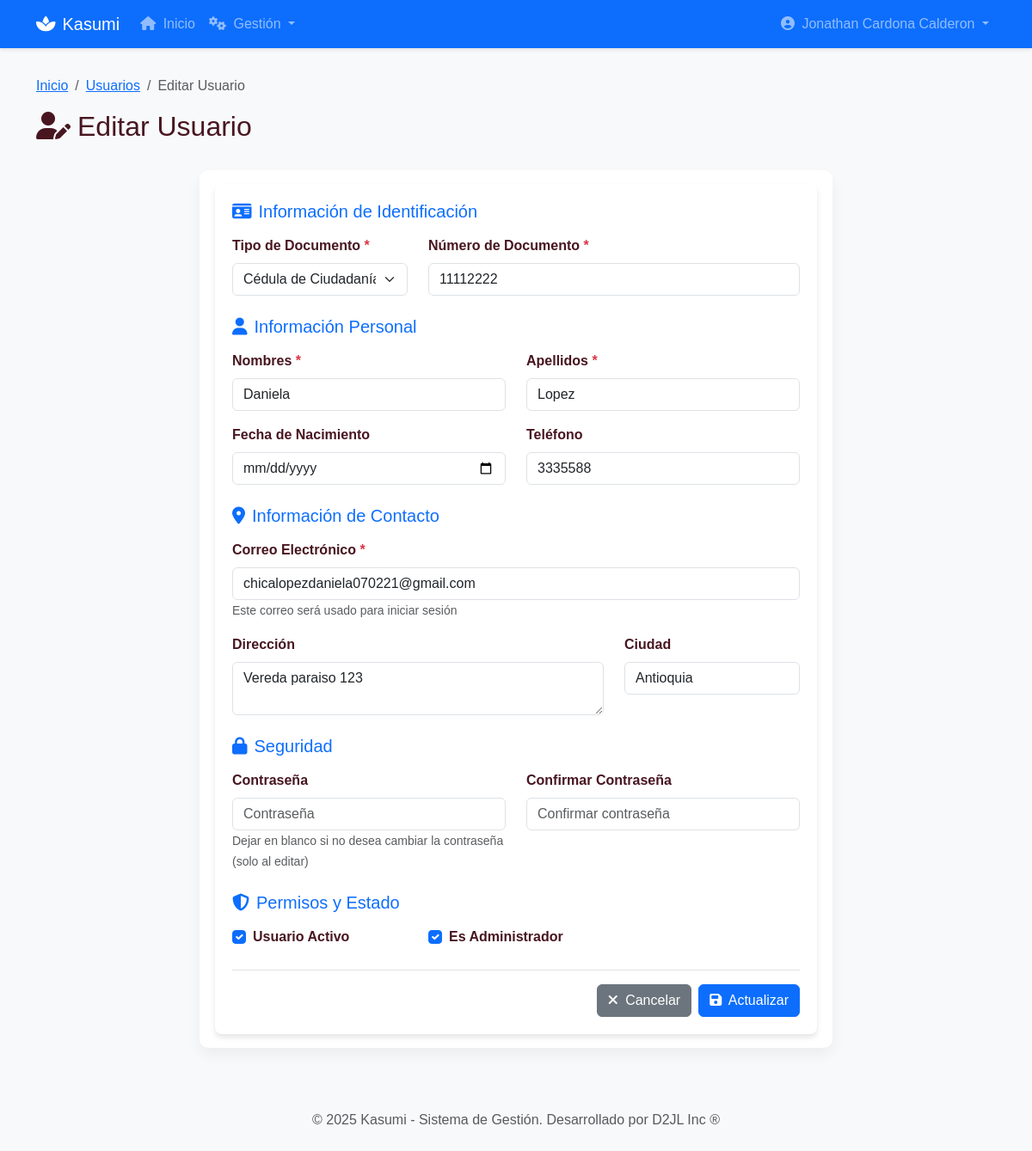
The page /usuarios/usuarios/2/editar/ (signed in) on the database as committed earlier.
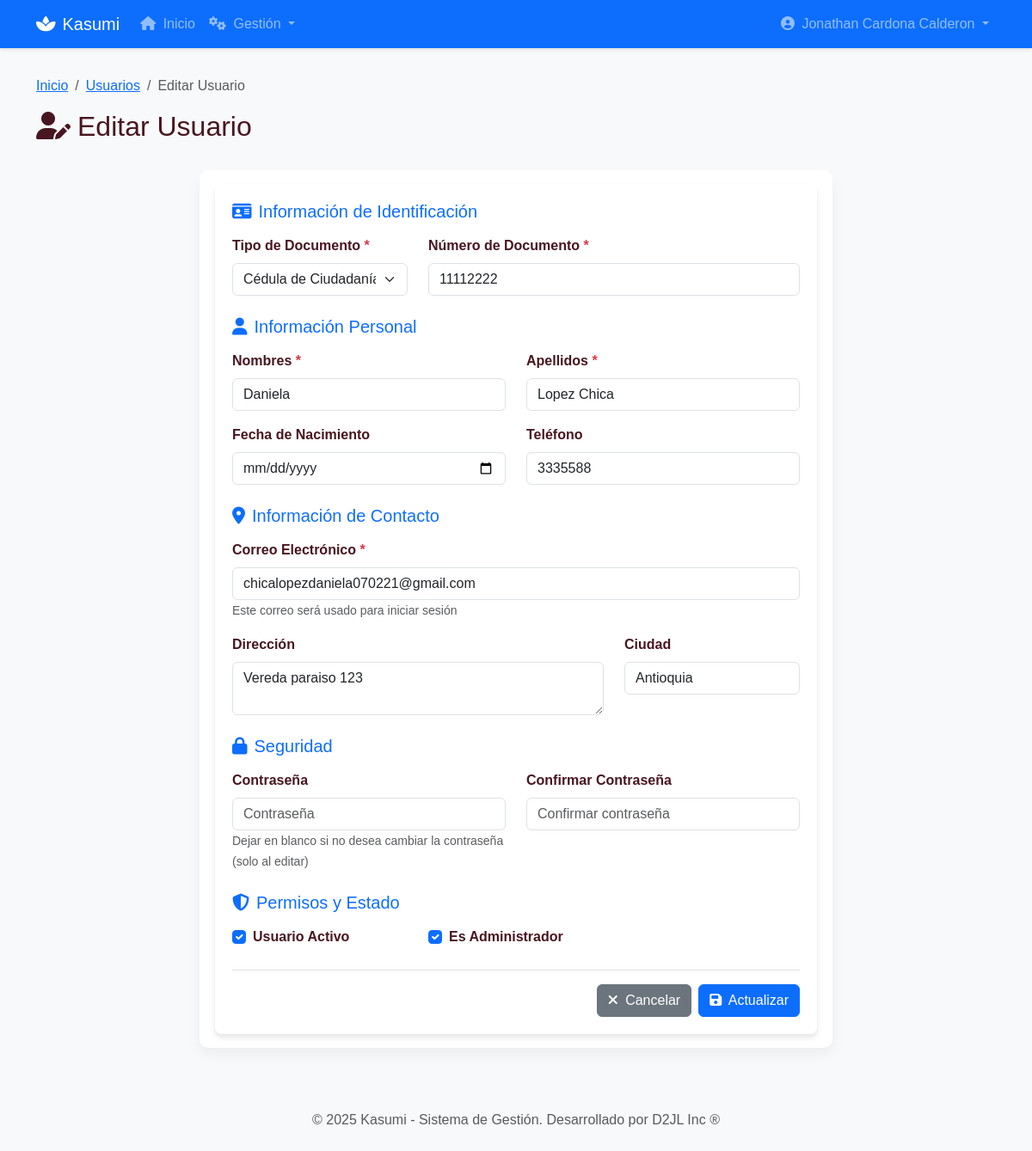
The same page on the database as committed later.
### accounts/models.py (models this page shows, shortened)
class Usuario(AbstractUser):
    TIPO_DOCUMENTO_CHOICES = [
        ('CC', 'Cédula de Ciudadanía'),
        ('CE', 'Cédula de Extranjería'),
        ('TI', 'Tarjeta de Identidad'),
        ('PAS', 'Pasaporte'),
    ]
    username = None
    email = models.EmailField(_('email address'), unique=True)
    tipo_documento = models.CharField(
        max_length=3,
        choices=TIPO_DOCUMENTO_CHOICES,
        default='CC',
        verbose_name='Tipo de Documento'
    )
    numero_documento = models.CharField(
        max_length=20,
        unique=True,
        verbose_name='Número de Documento'
    )
    telefono = models.CharField(max_length=15, blank=True, verbose_name='Teléfono')
    direccion = models.TextField(blank=True, verbose_name='Dirección')
    ciudad = models.CharField(max_length=100, blank=True, verbose_name='Ciudad')
    fecha_nacimiento = models.DateField(null=True, blank=True, verbose_name='Fecha de Nacimiento')
    USERNAME_FIELD = 'email'
    REQUIRED_FIELDS = ['numero_documento', 'first_name', 'last_name']
    objects = UsuarioManager()
    class Meta:
        verbose_name = 'Usuario'
        verbose_name_plural = 'Usuarios'

### gestion_usuarios/views.py (the view, shortened to what this page needs)
class EditarUsuarioView(LoginRequiredMixin, UserPassesTestMixin, UpdateView):
    model = Usuario
    form_class = UsuarioForm
    template_name = 'gestion_usuarios/usuarios/form_usuario.html'
    success_url = reverse_lazy('gestion_usuarios:lista_usuarios')
    def test_func(self):
        return self.request.user.is_staff
    def get_form_kwargs(self):
        kwargs = super().get_form_kwargs()
        kwargs['is_new'] = False
        return kwargs
    def get_context_data(self, **kwargs):
        context = super().get_context_data(**kwargs)
        context['titulo'] = _('Editar Usuario')
        context['accion'] = _('Actualizar')
        return context

### templates/gestion_usuarios/usuarios/form_usuario.html (shortened to what the changed rows need)
{% extends "base.html" %}
{% load static %}
{% block content %}
<div class="row mb-4">
    <div class="col-12">
        <h2><i class="fas fa-user-edit me-2"></i>{{ titulo }}</h2>
    </div>
</div>
<div class="row">
    <div class="col-lg-8 mx-auto">
        <div class="card">
            <div class="card-body">
                <form method="post" novalidate>
                    <div class="row mb-3">
                        <div class="col-md-4">
                            <label for="{{ form.tipo_documento.id_for_label }}" class="form-label">
                                {{ form.tipo_documento.label }} <span class="text-danger">*</span>
                            </label>
                            {{ form.tipo_documento }}
                        </div>
                        <div class="col-md-8">
                            <label for="{{ form.numero_documento.id_for_label }}" class="form-label">
                                {{ form.numero_documento.label }} <span class="text-danger">*</span>
                            </label>
                            {{ form.numero_documento }}
                        </div>
                    </div>
                    <div class="row mb-3">
                        <div class="col-md-6">
                            <label for="{{ form.first_name.id_for_label }}" class="form-label">
                                {{ form.first_name.label }} <span class="text-danger">*</span>
                            </label>
                            {{ form.first_name }}
                        </div>
                        <div class="col-md-6">
                            <label for="{{ form.last_name.id_for_label }}" class="form-label">
                                {{ form.last_name.label }} <span class="text-danger">*</span>
                            </label>
                            {{ form.last_name }}
                        </div>
                    </div>
                    <div class="row mb-3">
                        <div class="col-md-6">
                            <label for="{{ form.fecha_nacimiento.id_for_label }}" class="form-label">
                                {{ form.fecha_nacimiento.label }}
                            </label>
                            {{ form.fecha_nacimiento }}
                        </div>
                        <div class="col-md-6">
                            <label for="{{ form.telefono.id_for_label }}" class="form-label">
                                {{ form.telefono.label }}
                            </label>
                            {{ form.telefono }}
                        </div>
                    </div>
                    <div class="row mb-3">
                        <div class="col-12">
                            <label for="{{ form.email.id_for_label }}" class="form-label">
                                {{ form.email.label }} <span class="text-danger">*</span>
                            </label>
                            {{ form.email }}
                            <small class="form-text text-muted">Este correo será usado para iniciar sesión</small>
                        </div>
                    </div>
                    <div class="row mb-3">
                        <div class="col-md-8">
                            <label for="{{ form.direccion.id_for_label }}" class="form-label">
                                {{ form.direccion.label }}
                            </label>
                            {{ form.direccion }}
                        </div>
                        <div class="col-md-4">
                            <label for="{{ form.ciudad.id_for_label }}" class="form-label">
                                {{ form.ciudad.label }}
                            </label>
                            {{ form.ciudad }}
                        </div>
                    </div>
                    <div class="row mb-3">
                        <div class="col-md-4">
                            <div class="form-check">
                                {{ form.is_active }}
                                <label class="form-check-label" for="{{ form.is_active.id_for_label }}">
                                    {{ form.is_active.label }}
                                </label>
                            </div>
                        </div>
                        <div class="col-md-4">
                            <div class="form-check">
                                {{ form.is_staff }}
                                <label class="form-check-label" for="{{ form.is_staff.id_for_label }}">
                                    {{ form.is_staff.label }}
                                </label>
                            </div>
                        </div>
                    </div>
                </form>
            </div>
        </div>
    </div>
</div>
{% endblock %}

Rows that differ between the two databases and show on the page:
changed Usuario "Cédula de Ciudadanía": last_name "Lopez" → "Lopez Chica"
